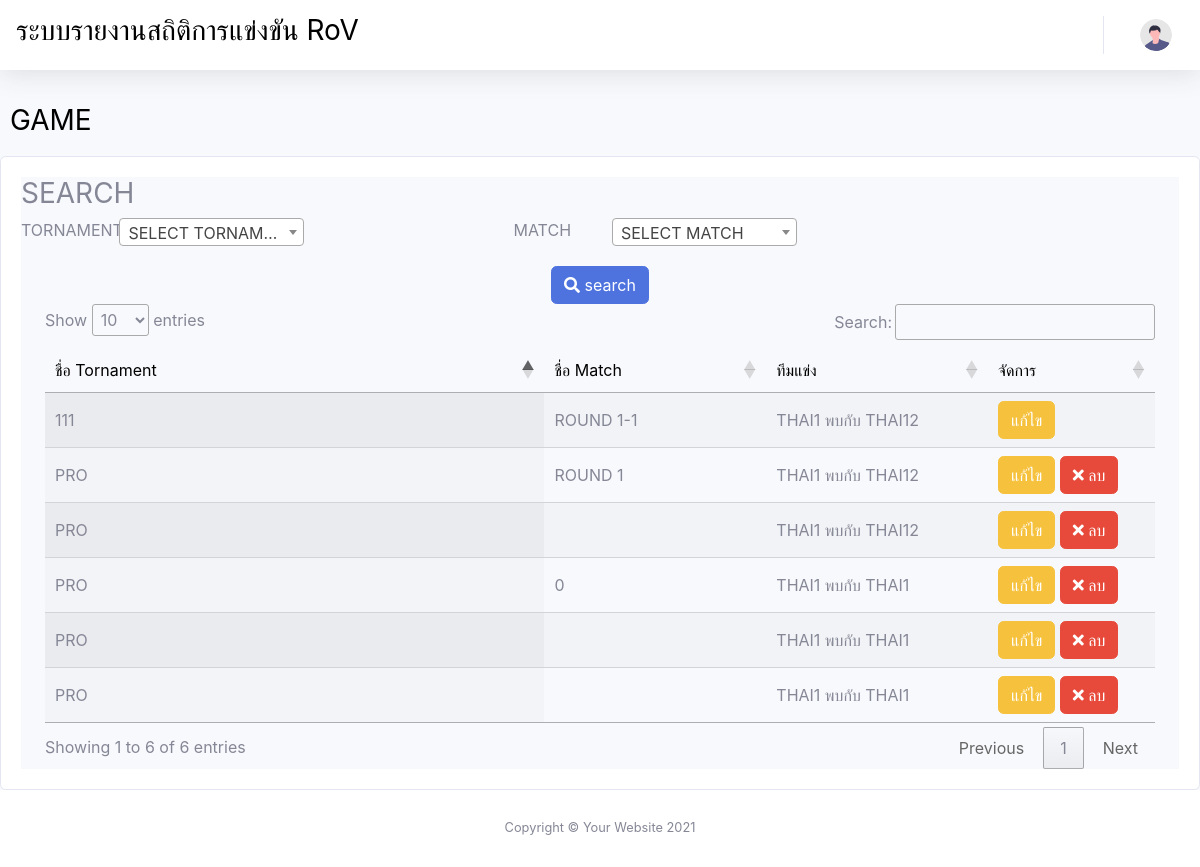
The app's page /game.php with its own data.
### tables this page shows
CREATE TABLE `match_details` (
  `m_detail_id` int(11) NOT NULL,
  `match_name` varchar(255) NOT NULL,
  `match_id` int(11) NOT NULL,
  `time` varchar(10) NOT NULL,
  `status` varchar(255) NOT NULL
);

CREATE TABLE `matchs` (
  `match_id` int(11) NOT NULL,
  `team_A` int(11) NOT NULL,
  `team_B` int(11) NOT NULL,
  `date` date NOT NULL,
  `tour_id` int(11) NOT NULL
);

CREATE TABLE `tournaments` (
  `tour_id` int(11) NOT NULL,
  `tour_name` varchar(255) NOT NULL,
  `start_date` date NOT NULL,
  `end_date` date NOT NULL
);

CREATE TABLE `teams` (
  `team_id` int(11) NOT NULL,
  `team_name` varchar(255) NOT NULL,
  `school_id` int(11) NOT NULL,
  `img_team` varchar(255) NOT NULL,
  `user_id` int(11) NOT NULL
);

### include/func.php (called while the page is built, shortened)
<?php
function get_tourname($tour_id)
{
    global $conn;
    $SQL = "SELECT tour_name FROM tournaments WHERE tour_id='" . $tour_id . "'";
    $query = mysqli_query($conn, $SQL);
    $rec = mysqli_fetch_array($query);
    return $rec['tour_name'];
}
function get_team($team_id)
{
    global $conn;
    $SQL = "SELECT team_name FROM teams WHERE team_id='" . $team_id . "'";
    $query = mysqli_query($conn, $SQL);
    $rec = mysqli_fetch_array($query);
    return $rec['team_name'];
}
function check_count($sql){
    global $conn;
    $query = mysqli_query($conn, $sql);
    $rec = mysqli_fetch_array($query);
    return $rec['c'];
}

### game.php (the view, shortened to what this page needs)
<?php
include("./include/header.php");
?>
<div style="padding:10px;color:black">
    <h3>GAME</h3>
</div>
<div class="card ">
    <div class="card-body">
        <div id="wrapper">
            <div id="content-wrapper" class="d-flex flex-column">
                <form method="post" action="">
                    <h3>SEARCH</h3>
                    <div class="form-group  row">
                        <div class="col-sm-1">
                            <label for="exampleInputEmail1">TORNAMENT</label>
                        </div>
                        <div class="col-sm-4">
                        </div>
                        <div class="col-sm-1">
                            <label for="exampleInputEmail1">MATCH</label>
                        </div>
                        <div class="col-sm-4" id="select_match">
                        </div>
                    </div>
                    <center>
                        <button type="submit" class="btn btn-primary"><i class="fa fa-search" aria-hidden="true"></i> search</button>
                    </center>
                    <div id="content">
                        <div class="container-fluid">
                            <table id="table_id" class="display" width="100%">
                                <thead style="color:black;align:center">
                                    <tr>
                                        <td width='45%' align="center">ชื่อ Tornament</td>
                                        <td width='20%' align="center">ชื่อ Match</td>
                                        <td width='20%' align="center">ทีมแข่ง</td>
                                        <td width='15%' align="center">จัดการ</td>
                                    </tr>
                                </thead>
                                <tbody>
                                    <?php
                                    $filter = "";
                                    $SQL = "  SELECT * FROM match_details
                                            INNER JOIN matchs ON match_details.match_id = matchs.match_id
                                            WHERE 1=1  $filter ORDER BY date ASC";
                                    $sql = mysqli_query($conn, $SQL);
                                    while ($rec = mysqli_fetch_array($sql)) {
                                        $PLAY_TEAM = get_team($rec['team_A']) . " พบกับ " . get_team($rec['team_B']);
                                    ?>
                                        <tr>
                                            <td><?php echo get_tourname($rec['tour_id']); ?></td>
                                            <td><?php echo $rec['match_name']; ?></td>
                                            <td><?php echo $PLAY_TEAM; ?></td>
                                            <td>
                                                <button type="button" class="btn btn-warning" onclick="linkmenu('add_game_detail.php?proc=add&m_detail_id=<?php echo $rec['m_detail_id']; ?>&match_id=<?php echo $rec['match_id']; ?>')"><i class="fa fa-pencil-square" aria-hidden="true"></i>แก้ไข</button>
                                                <?php
                                                $COUNT = check_count("SELECT COUNT(1) as c FROM match_player_details WHERE m_detail_id='" . $rec['m_detail_id'] . "'");
                                                if ($COUNT == 0) {
                                                ?>
                                                    <button type="button" class="btn btn-danger" onclick="linkmenu('proc_game.php?proc=del&m_detail_id=<?php echo $rec['m_detail_id']; ?>')"><i class="fa fa-times" aria-hidden="true"></i> ลบ</button>
                                                <?php } ?>
                                            </td>
                                        </tr>
                                    <?php } ?>
                                </tbody>
                            </table>
                        </div>
                    </div>
                </form>
            </div>
        </div>
    </div>
</div>
<?php
include("./include/footer.php");
?>

### include/header.php (shortened to what this page needs)
<!DOCTYPE html>
<html lang="en">
<head>
    <link href="vendor/fontawesome-free/css/all.min.css" rel="stylesheet" type="text/css">
    <link href="css/sb-admin-2.min.css" rel="stylesheet">
</head>
<body id="page-top">
    <div id="wrapper">
        <div id="content-wrapper" class="d-flex flex-column">
            <div id="content">
                <nav class="navbar navbar-expand navbar-light bg-white topbar mb-4 static-top shadow">
                    <h3 style="color:black" onclick="linkmenu('home.php')"> ระบบรายงานสถิติการแข่งขัน RoV</h3>
                    <ul class="navbar-nav ml-auto">
                        <li class="nav-item dropdown no-arrow">
                            <a class="nav-link dropdown-toggle" href="#" id="userDropdown" role="button" data-toggle="dropdown" aria-haspopup="true" aria-expanded="false">
                                <img class="img-profile rounded-circle" src="img/undraw_profile.svg">
                            </a>
                        </li>
                    </ul>
                </nav>

### include/footer.php (shortened to what this page needs)
<footer class="sticky-footer bg-white">
    <div class="container my-auto">
        <div class="copyright text-center my-auto">
            <span>Copyright &copy; Your Website 2021</span>
        </div>
    </div>
</footer>
<link rel="stylesheet" type="text/css" href="https://cdn.datatables.net/1.13.1/css/jquery.dataTables.css">
<link href="https://unpkg.com/gijgo@1.9.14/css/gijgo.min.css" rel="stylesheet" type="text/css" />
<link href="https://cdn.jsdelivr.net/npm/select2@4.1.0-rc.0/dist/css/select2.min.css" rel="stylesheet" />
</body>
</html>

### records on screen
match_details: match.tour_name "PRO", match_name "ROUND 1", PLAY_TEAM "THAI1 พบกับ THAI12"
match_details: match.tour_name "PRO", PLAY_TEAM "THAI1 พบกับ THAI12"
match_details: match.tour_name "111", match_name "ROUND 1-1", PLAY_TEAM "THAI1 พบกับ THAI12"
match_details: match.tour_name "PRO", match_name "0", match.team_B "THAI1 พบกับ THAI1"
match_details: match.tour_name "PRO", match.team_B "THAI1 พบกับ THAI1"
match_details: match.tour_name "PRO", match.team_B "THAI1 พบกับ THAI1"
